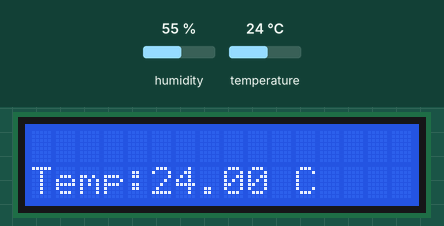
Simulated run of this sketch. Board: ESP8266 (NodeMCU). Shown: 16×2 character LCD. Inputs (shaded band) come from the test bench; at power-on: temperature 24 °C, humidity 55 %. What the sketch prints to the serial monitor is not drawn.

Above: at 4.2 s.
4.3 s: temperature set to 12 °C
At 7.0 s:
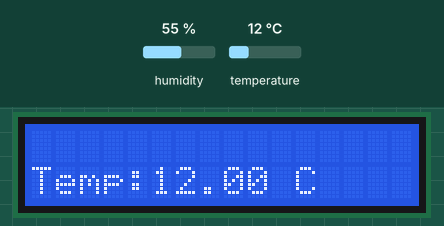
8.1 s: temperature set to 19 °C
At 10.0 s:
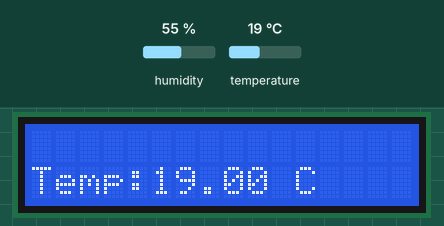
11.9 s: temperature set to 28 °C
At 13.0 s:
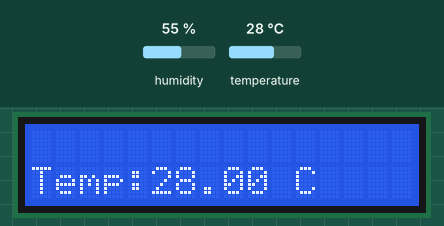
Timing chart, 0 to 14.9 s (numbered marks = the images above; inputs shaded):
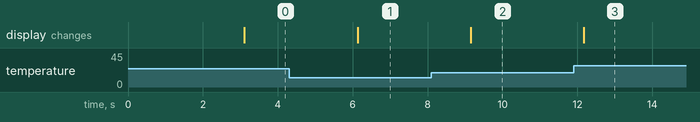

The sketch:

ESP8266_LCD1602_DHT22.ino
```cpp
#include <Wire.h>
#include <DHT.h>
#include <LiquidCrystal_I2C.h> // khai báo thư viện lcd

LiquidCrystal_I2C lcd(0x27, 16, 2);

#define DHTPIN D5
#define DHTTYPE DHT22
DHT dht(DHTPIN, DHTTYPE);

void setup () {

  Serial.begin(9600);
  dht.begin();
  lcd.init();
  // Bật đèn nền lcd .
  lcd.backlight();
  lcd.setCursor(0,0);
  lcd.print("Dang do");
  lcd.setCursor(1,1);
  lcd.print("Please wait...");
  delay(3000);
  lcd.clear();
}

void loop ()  {
  float h = dht.readHumidity();
  float t = dht.readTemperature();
  if (isnan(t)){
    Serial.println("Failed to read from DHT sensor!");
    return;
  }
  Serial.print("Temperature: ");
  Serial.print(t);
  Serial.print(" *C \n");
  lcd.clear();
  lcd.setCursor(0,1);
  lcd.print("Temp:");
  lcd.setCursor(5,1);
  lcd.print(t);
  lcd.setCursor(11,1);
  lcd.print("C");
  delay(3000);

} 
```

Measured:
- after the input at 4.3 s, the display: changes after 1.8 s (image 1)
- after the input at 8.1 s, the display: changes after 1.0 s (image 2)
- after the input at 11.9 s, the display: changes after 0.27 s (image 3)
